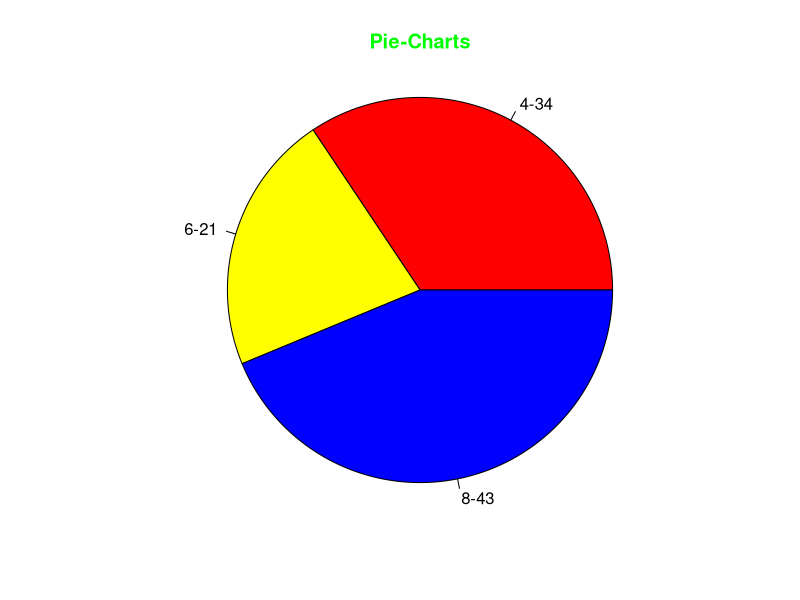
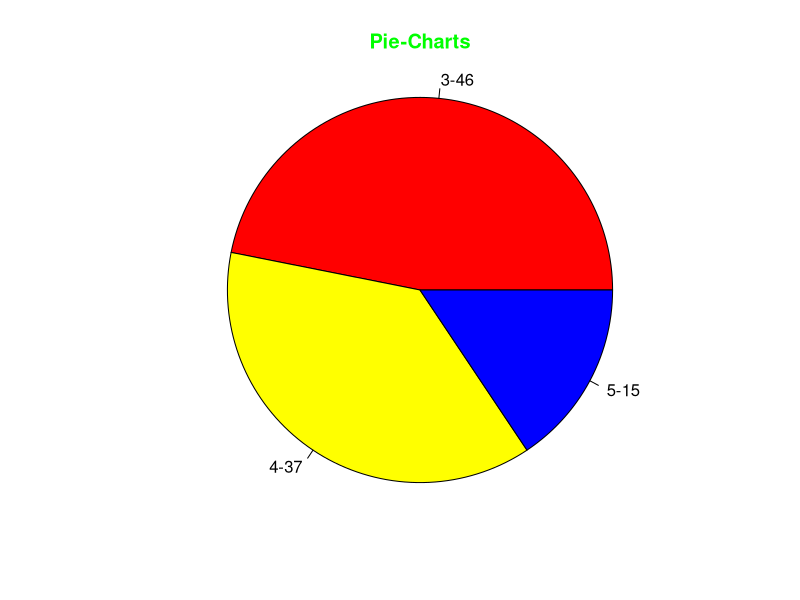
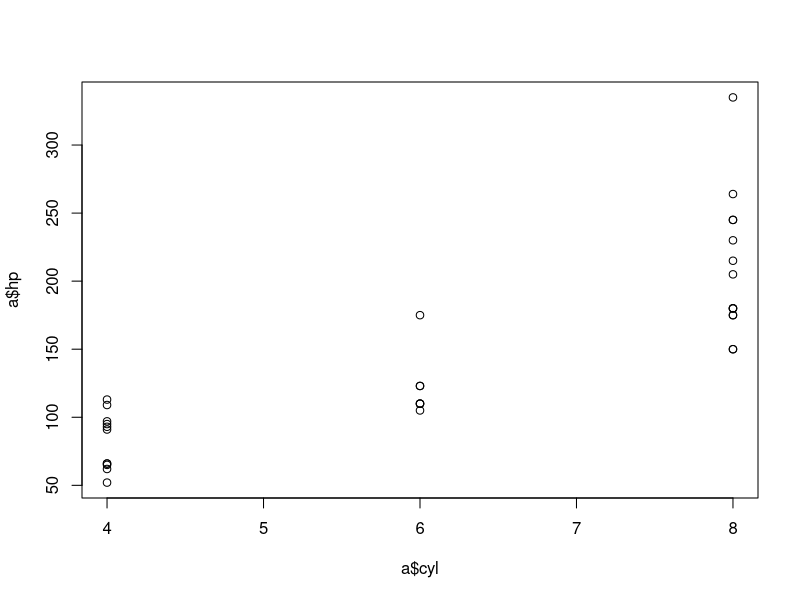
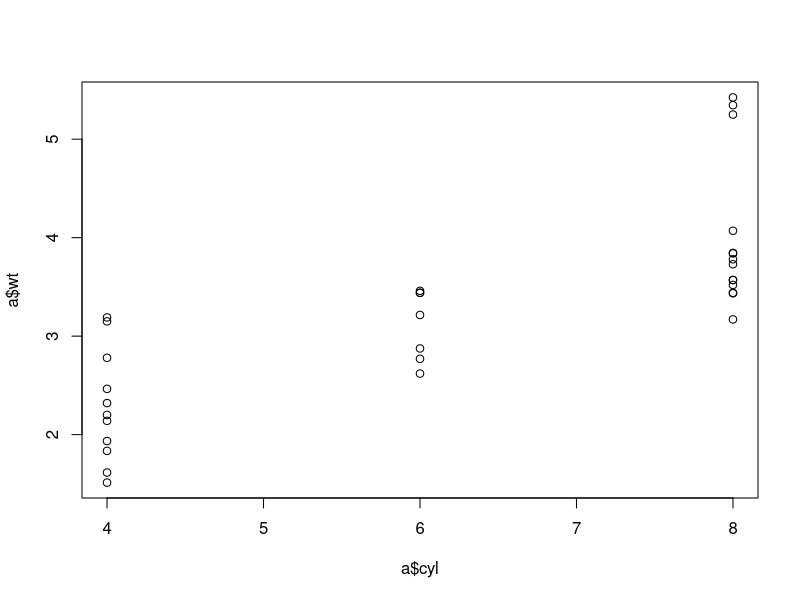
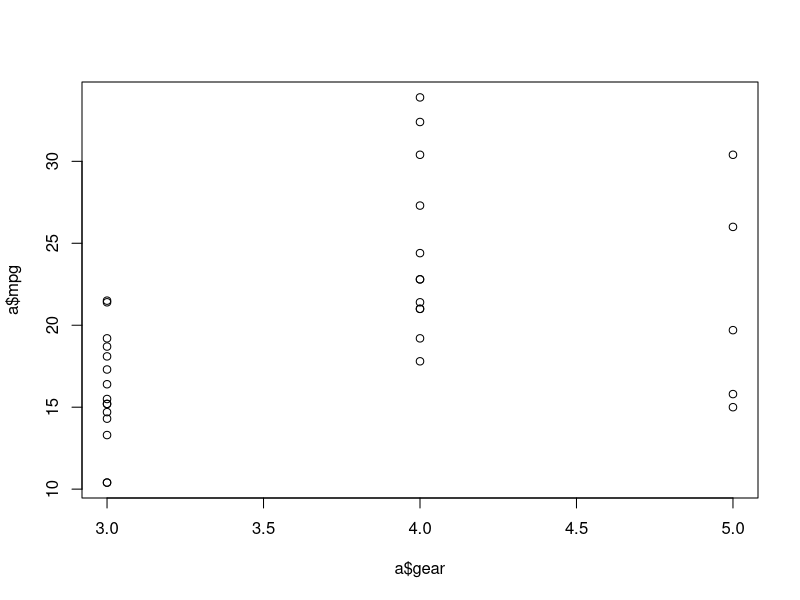
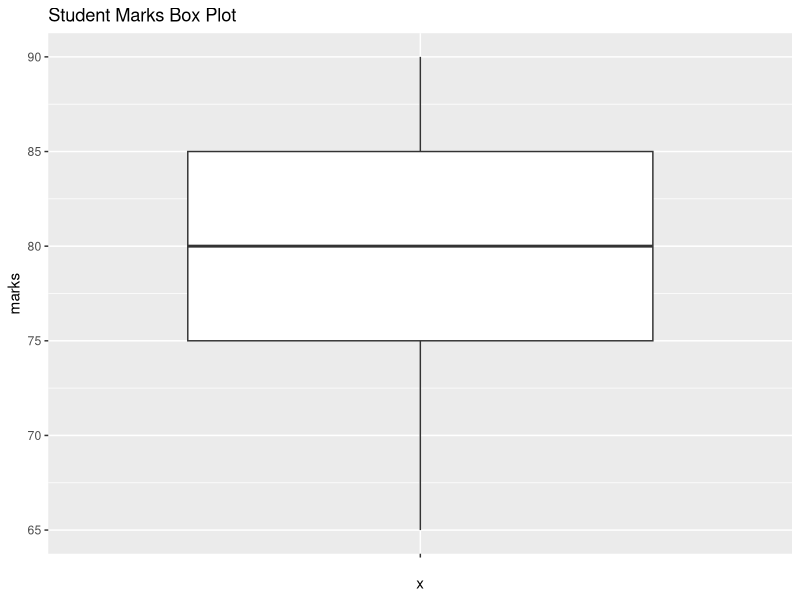

Here is the R script that generated these plots, in order:
# Question - 1
a = mtcars
b = a$cyl
e = c(4,6,8)
c = factor(b,levels = c(4,6,8))
d = table(c)
read_1 = d[["4"]]
read_2 = d[["6"]]
read_3 = d[["8"]]
sum = read_1 + read_2 + read_3
read = c(read_1,read_2,read_3)
names(read) = as.integer((read/sum)*100)
pie(read,paste(e,names(read),sep = "-"),main="Pie-Charts",radius = 1,col.main = "Green",col = c("Red","yellow","Blue"))

# Question - 2

a = mtcars
b = a$gear
e = c(3,4,5)
c = factor(b,levels = c(3,4,5))
d = table(c)
read_1 = d[["3"]]
read_2 = d[["4"]]
read_3 = d[["5"]]
sum = read_1 + read_2 + read_3
read = c(read_1,read_2,read_3)
names(read) = as.integer((read/sum)*100)
pie(read,paste(e,names(read),sep = "-"),main="Pie-Charts",radius = 1,col.main = "Green",col = c("Red","yellow","Blue"))

# Question - 3 

plot(a$cyl,a$hp)

# Question - 4 

plot(a$cyl,a$wt)

# Question - 5

plot(a$gear,a$mpg)

library(ggplot2)

# Example data
student_data <- data.frame(
  student_name = c("Alice", "Bob", "Charlie", "David", "Eve"),
  marks = c(80, 75, 90, 65, 85)
)

# Create box plot
ggplot(student_data, aes(x = "", y = marks)) +
  geom_boxplot() +
  labs(title = "Student Marks Box Plot")
